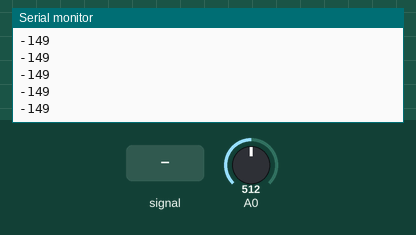
Simulated run of this sketch. Board: Arduino Uno, built with avr-gcc and run on an emulated ATmega328P. Shown: the last lines printed to the serial monitor. The inputs (shaded band) are chosen by the test bench; at power-on: A0 = 512.

Above: at 1.2 s.
1.3 s: A0 fed a 200 Hz sine of ±81 counts around its level
At 2.0 s:
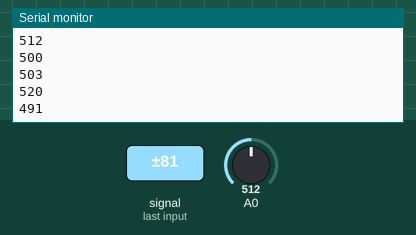
2.8 s: A0 set to 716
At 3.6 s:
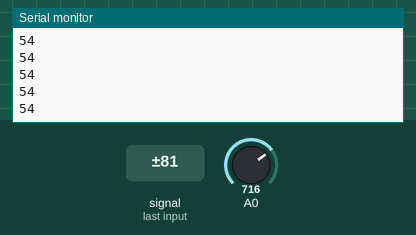
4.3 s: A0 fed a 1000 Hz sine of ±255 counts around its level
At 5.3 s:
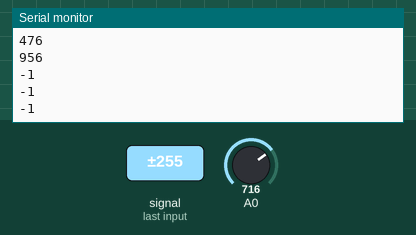
5.8 s: A0 set to 900
At 6.7 s:
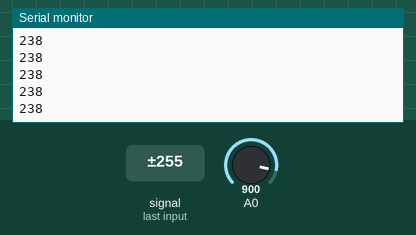
Timing chart, 0 to 8.3 s (numbered marks = the images above; inputs shaded):
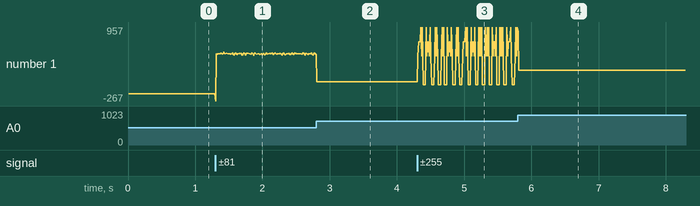

The sketch:

test_without_ad_weird.ino
```cpp
int number=100;
int a[100]={};
int i,j,k,p,temp,sum,average;

void setup() {
  // put your setup code here, to run once:
  Serial.begin(9600);
}

void loop() {
  // put your main code here, to run repeatedly:

//  for(k=0; k<10;k++){
//    a[k]=analogRead(0);
//  }
//  for(j=0;j<10;j++){
//    for(i=0;i<9-j;i++){
//      if(a[i]>a[i+1]){
//        temp=a[i];
//        a[i]=a[i+1];
//        a[i+1]=temp;
//      }
//    }
//  }
//  sum=0;
//  for(p=3;p<7;p++){
//    sum=sum+a[p];
//  }
//  average=sum/4;
//  Serial.println(average);

//  Serial.println(millis());
//  Serial.println(analogRead(0));
//  delay(1);


for(k=0;k<number;k++){
  a[k]=analogRead(0);
}
int b[number]={0};
int count=0;
for(i=0;i<number-1;i++){
  if(abs(a[i]-a[i+1])<2){
    b[i]=a[i];
    count=count+1;
  }
}
sum=0;
for(i=0;i<number;i++){
  sum=sum+b[i];
}
average=sum/count;
Serial.println(average);

//Serial.println(millis());
//Serial.println(analogRead(0));
}
```

Measured:
- after the input at 1.3 s, the serial monitor: prints a new line at once (image 1)
- after the input at 2.8 s, the serial monitor: prints a new line at once (image 2)
- after the input at 4.3 s, the serial monitor: prints a new line at once (image 3)
- after the input at 5.8 s, the serial monitor: prints a new line at once (image 4)
- plotted number 1: -149 → 500 after the input at 1.3 s, 500 → 54 after the input at 2.8 s, 54 → 956 after the input at 4.3 s, 956 → 238 after the input at 5.8 s
